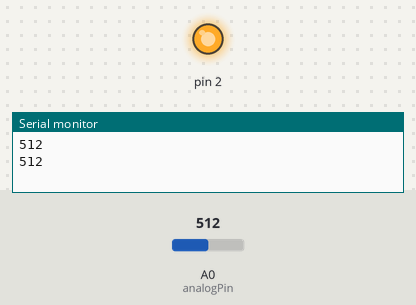
The sketch below on a simulated Arduino Uno, built with avr-gcc and run on an emulated ATmega328P. Parts: output pins drawn as LEDs (lit = HIGH), the last lines printed to the serial monitor. Inputs (shaded band) come from the test bench; at power-on: A0 (analogPin) = 512.

Above: at 2.8 s.
2.9 s: A0 (analogPin) set to 54
5.6 s: A0 (analogPin) set to 45
At 6.6 s:
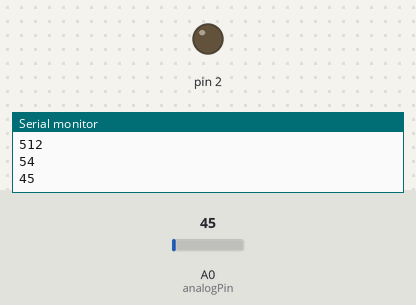
Timing chart, 0 to 13.5 s (numbered marks = the images above; inputs shaded):
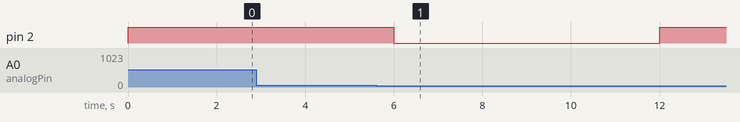

Measured:
- the behaviour switches between 50 and 49 on A0 (analogPin) (found by bisection; images 0 and 1)
- after the input at 5.6 s, pin 2: HIGH → LOW after 0.40 s, → HIGH 6.0 s later

The sketch:

water_valve.ino
```cpp
// Automatic garden watering version 1.0

int analogPin = A0; // Adding analog pin for reading
int val = 0;
bool state = true;
int on_time = 6000;

int night_val = 50;
int day_val = 150;

void setup() {
  // put your setup code here, to run once:
  Serial.begin(9600); // Setup serial
  pinMode(2,OUTPUT);
  digitalWrite(2,HIGH); // Sets digital pin to start low
}

void loop() {

  val = analogRead(analogPin);
  Serial.println(val); // Used for setting correct values for day/night
  if ((val < night_val) && state){
      digitalWrite(2,LOW);
      delay(on_time);  // keeps valve on the duration given in on_time
      digitalWrite(2,HIGH);
      state = false;
    }

   if ((!state) && (val > day_val)){
      state = true;
    }
   delay(2000); // pauses the loop for 2 seconds
}
```
